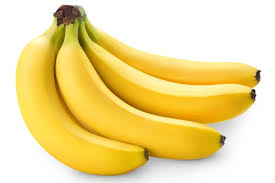
#> input picture Dynamic_Pricing/banana1.jpg, 275 x 183 px
$ jupyter execute Dynamic_Pricing_banana_01.ipynb
#> lines starting #> are read from the running program, lines starting #| are printed output that depends on the picture; after the words box and inside, x2 and y2 are one past the last pixel; in counts of white or black regions, pixels touching at a corner belong together
<a href="https://colab.research.google.com/github/JSJeong-me/RaspberryPI/blob/main/Dynamic_Pricing/Dynamic_Pricing_banana_01.ipynb" target="_parent"></a>

[cell 1]
import cv2
import numpy as np
from google.colab.patches import cv2_imshow
import matplotlib.pyplot as plt

[cell 2]
src1 = cv2.imread('./banana1.jpg')
#> src1 is the input picture: shape (183, 275, 3); mean B, G, R 151.7, 220.4, 241.2

[cell 3]
src2 = cv2.cvtColor(src1, cv2.COLOR_BGR2HSV)
#> src2: shape (183, 275, 3); mean H, S, V 16.2, 99, 241.3

69 81 130
255 255 255   # Green

19 0 237 255 255 255  # Yellow

0  185 215
255 255 255   # Red

[cell 4]
# 21 39 183 low H S V
# 255 255 255 High H S V

[cell 5]
low_green = np.array([66, 80, 125])
high_green = np.array([255, 255, 255])

[cell 6]
low_yellow = np.array([19, 37, 181])
high_yellow = np.array([255, 255, 255])

[cell 7]
low_red = np.array([0, 183, 213])
high_red = np.array([255, 255, 255])

[cell 8]
#mask = cv2.inRange(src2, low_green, high_green)
mask = cv2.inRange(src2, low_yellow, high_yellow)
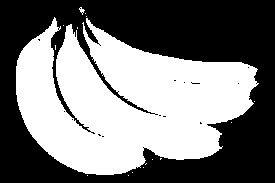
#> mask: shape (183, 275); 47.9% white; 16 white regions (14 under 20 px), largest, box (x1, y1, x2, y2) and area: (16, 17, 259, 175) 24046, (79, 7, 85, 15) 22
#mask = cv2.inRange(src2, low_red, high_red)

[cell 9]
src1_sub = cv2.bitwise_and(src2, src2, mask = mask)
#> src1_sub: shape (183, 275, 3); mean H, S, V 11.2, 90.1, 115.6

[cell 10]
cv2_imshow(src1)
cv2_imshow(mask)
cv2_imshow(src1_sub)

[cell 11]
ret, thr = cv2.threshold(mask, 0, 255, cv2.THRESH_BINARY + cv2.THRESH_OTSU)
#> ret = 0
cv2_imshow(thr)
print(ret)
#| 0.0

[cell 12]
blur = cv2.medianBlur(thr,3)
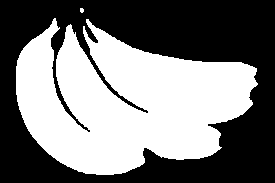
#> blur: shape (183, 275); 47.9% white; 2 white regions (1 under 20 px)

[cell 13]
cv2_imshow(blur)

[cell 14]
cnts, _ = cv2.findContours(blur.copy(), cv2.RETR_EXTERNAL, cv2.CHAIN_APPROX_NONE)
#> cnts = 2 contours, 1 with area under 20; largest, box (x1, y1, x2, y2) and area: (16, 18, 258, 175) 23536
print(len(cnts))
#| 2

[cell 15]
copy2 = blur.copy()
count = []
for x in cnts:
    area = cv2.contourArea(x)
    if area > 100:
        count.append(x)
#> this loop made 2 passes
#> area on pass 1: 23536
#> after the loop, count = 1 contour; box (x1, y1, x2, y2) and area: (16, 18, 258, 175) 23536
cv2.drawContours(src1, count, -1, (0,255,0), 3)
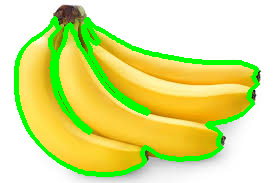
#> src1: shape (183, 275, 3); 10.63% of pixels changed, all inside (x1, y1, x2, y2) = (14, 16, 260, 177)
cv2_imshow(src1)
print("number of lemons found via contour detection = ", len(count))
#| number of lemons found via contour detection =  1

[cell 16]
for x in cnts:
  area +=cv2.contourArea(x)
#> this loop made 2 passes
#> area on passes 1 to 2: 23546.5, 23557
#> after the loop, area = 23557

[cell 17]
area
#> Out = 23557

$ run again, with Dynamic_Pricing/banana3.png saved as Dynamic_Pricing/banana1.jpg
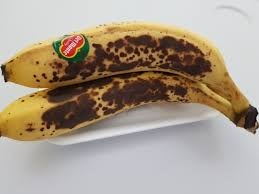
#> input picture Dynamic_Pricing/banana3.png, 259 x 194 px
#> src1 is the input picture: shape (194, 259, 3); mean B, G, R 141.3, 156.6, 169.8
#> src2: shape (194, 259, 3); mean H, S, V 62.4, 65.7, 172.4
#> `mask = cv2.inRange(src2, low_yellow, high_yellow)`:
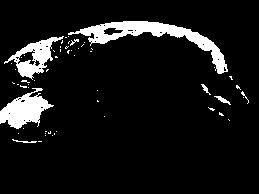
#> mask: shape (194, 259); 8.6% white; 57 white regions (49 under 20 px), largest, box (x1, y1, x2, y2) and area: (68, 21, 228, 74) 1932, (0, 88, 54, 129) 1134, (4, 36, 64, 80) 913
#> src1_sub: shape (194, 259, 3); mean H, S, V 1.9, 11.1, 17.9
#> ret = 0
#| 0.0
#> blur: shape (194, 259); 8.3% white; 22 white regions (16 under 20 px)
#> cnts = 22 contours, 17 with area under 20; largest, box (x1, y1, x2, y2) and area: (69, 21, 228, 74) 1845, (0, 93, 53, 129) 1042, (5, 37, 63, 78) 993, (216, 96, 230, 104) 34, (202, 84, 208, 93) 20
#| 22
#> the loop `for x in cnts:` made 22 passes
#> area on passes 7, 8, 13, 21, 22: 34, 1041.5, 20, 993, 1845
#> after the loop `for x in cnts:`: count = 3 contours; box (x1, y1, x2, y2) and area: (69, 21, 228, 74) 1845, (0, 93, 53, 129) 1042, (5, 37, 63, 78) 993
#> `cv2.drawContours(src1, count, -1, (0,255,0), 3)`:
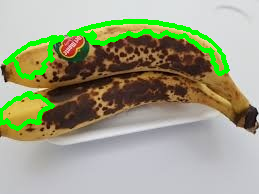
#> src1: shape (194, 259, 3); 6.21% of pixels changed, all inside (x1, y1, x2, y2) = (0, 19, 230, 131)
#| number of lemons found via contour detection =  3
#> the loop `for x in cnts:` made 22 passes
#> area on passes 1, 2, 5, 6, 7, 8, 9, 10: 1849, 1853, 1857.5, 1861.5, 1895.5, 2937, 2943, 2957
#> after the loop `for x in cnts:`: area = 5835.5
